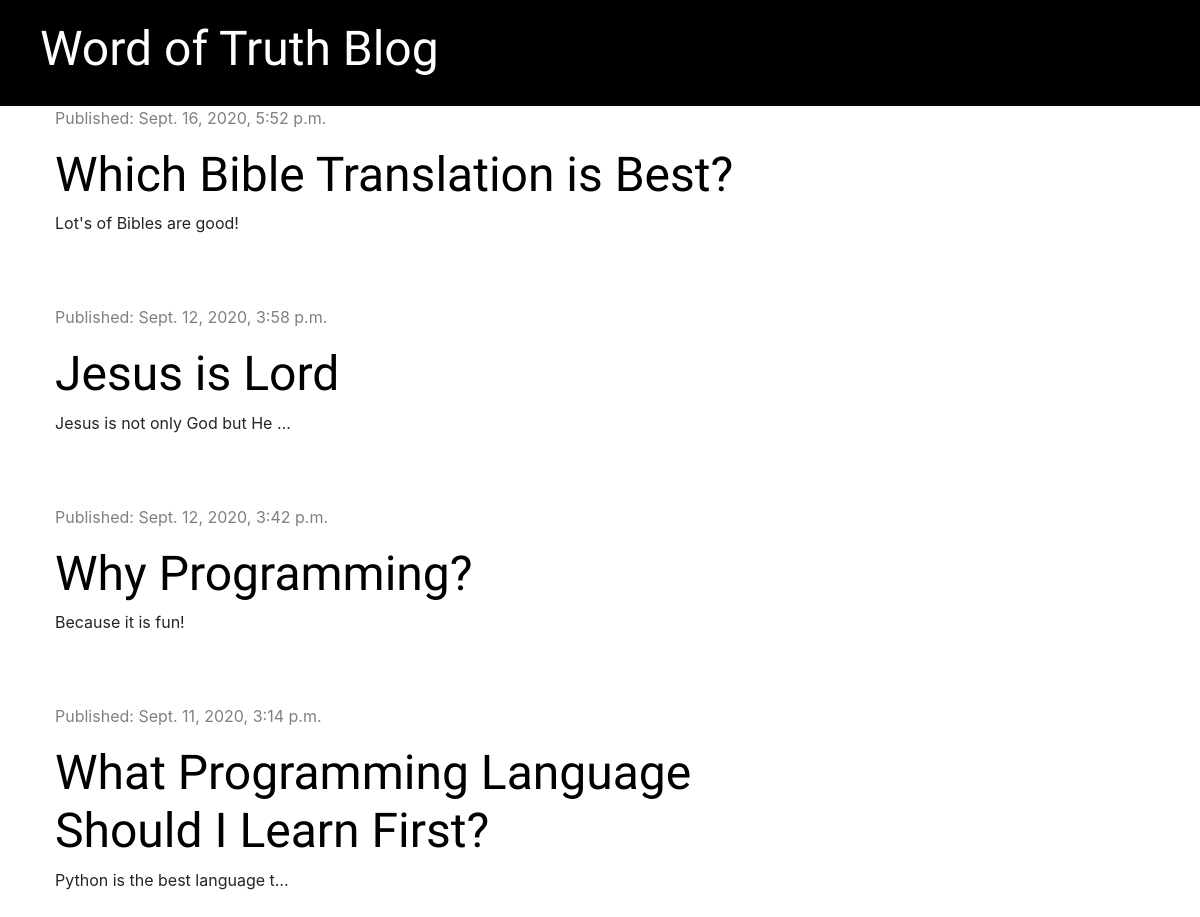
/, run on an earlier commit of the app's database.
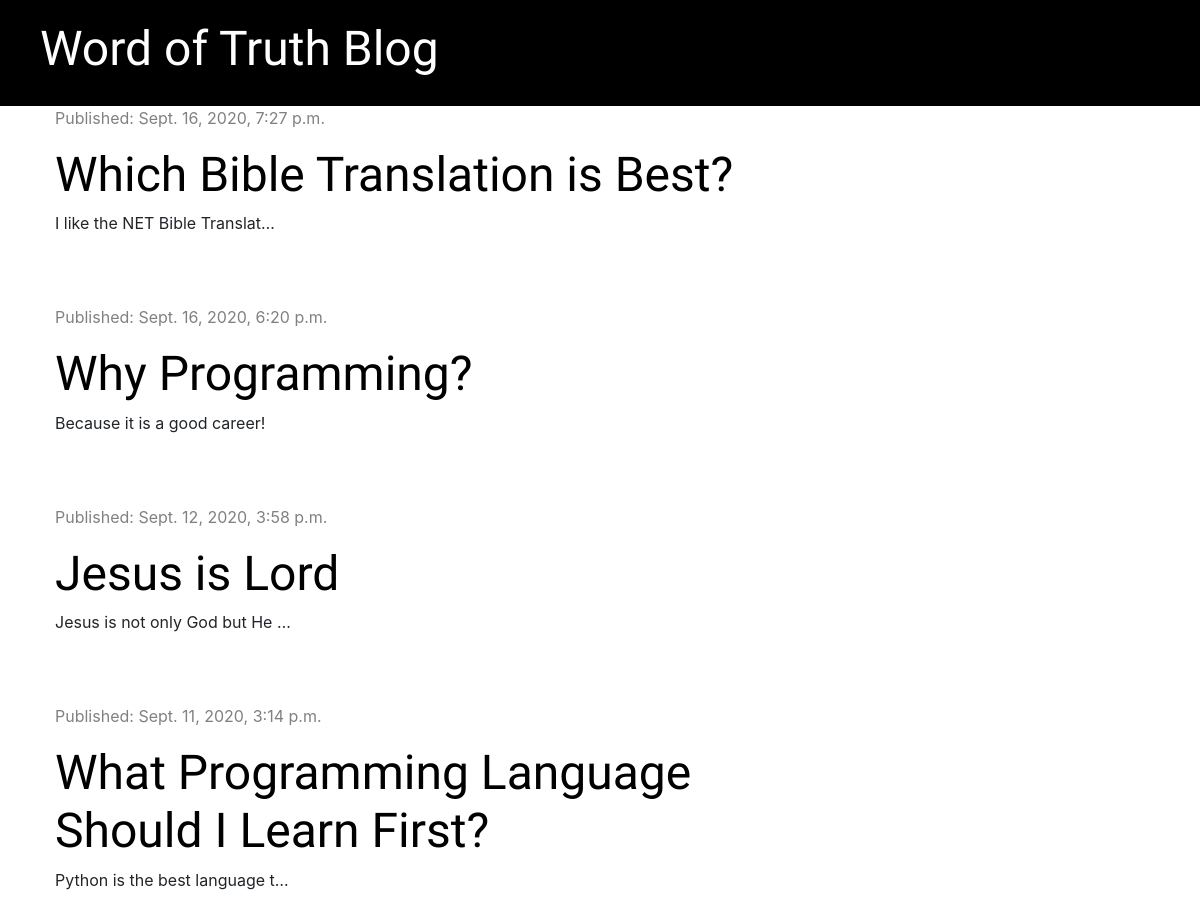
And on a later commit of the database.
### blog/models.py (models this page shows, shortened)
class Post(models.Model):
    author = models.ForeignKey('auth.User', on_delete=models.CASCADE)
    title = models.CharField(max_length=200)
    text = models.TextField()
    created_date = models.DateTimeField(default=timezone.now)
    published_date = models.DateTimeField(blank=True, null=True)

### blog/views.py (the view)
# urls.py: path('', views.post_list, name='post_list'),
def post_list(requests):
    posts = Post.objects.filter(published_date__lte=timezone.now()).order_by('-published_date')
    stuff_for_frontend = {'posts': posts}
    return render(requests, 'blog/post_list.html', stuff_for_frontend)

### blog/templates/blog/post_list.html
{% extends 'blog/base.html' %}
{% block content %}
    {% for post in posts %}
        <div class="post">
            <div class="date">
                <p>Published: {{ post.published_date }}</p>
             </div>
            <h1><a href="{% url 'post_detail' pk=post.pk %}">{{ post.title }}</a></h1>
            <p>{{ post.text|truncatechars:30|linebreaksbr }}</p>
        </div>
    {% endfor %}
{% endblock %}

### blog/templates/blog/base.html (shortened to what this page needs)
{% load static %}
<html lang="en">
<head>
    <link rel="stylesheet" href="https://stackpath.bootstrapcdn.com/bootstrap/4.5.2/css/bootstrap.min.css">
    <link rel="stylesheet" href="{% static 'css/blog.css' %}">
    <link rel="stylesheet" href="https://use.fontawesome.com/87e00e27c0.css">
</head>
<body>
<div class="page-header">
    <h1><a href="{% url "post_list" %}">Word of Truth Blog</a></h1>
</div>
<div class="content container">
    <div class="row">
        <div class="col-md-8">
            {% block content %}
            {% endblock %}
        </div>
    </div>
</div>
</body>
</html>

### blog/static/css/blog.css (style rules this page uses)
.page-header { background-color: #000000; margin-top: 0; padding: 20px 20px 20px 40px; }
.page-header h1, .page-header h1 a { color: white; font-size: 36pt; text-decoration: none; }
.content { margin-left: 40px; }
h1, h2, h3, h4 { font-family: 'IM Fell English', serif; font-size: 48px; }
.date { color: gray; }
.post { margin-bottom: 70px; }
.post h1 a { color: black; }

What changed in the data, as far as the page shows it:
changed Post "Which Bible Translation is Best?": published_date "Sept. 16, 2020, 5:52 p.m." → "Sept. 16, 2020, 7:27 p.m."; text "Lot's of Bibles are good!" → "I like the NET Bible Translat…"
changed Post "Why Programming?": published_date "Sept. 12, 2020, 3:42 p.m." → "Sept. 16, 2020, 6:20 p.m."; text "Because it is fun!" → "Because it is a good career!"; moves up the list
